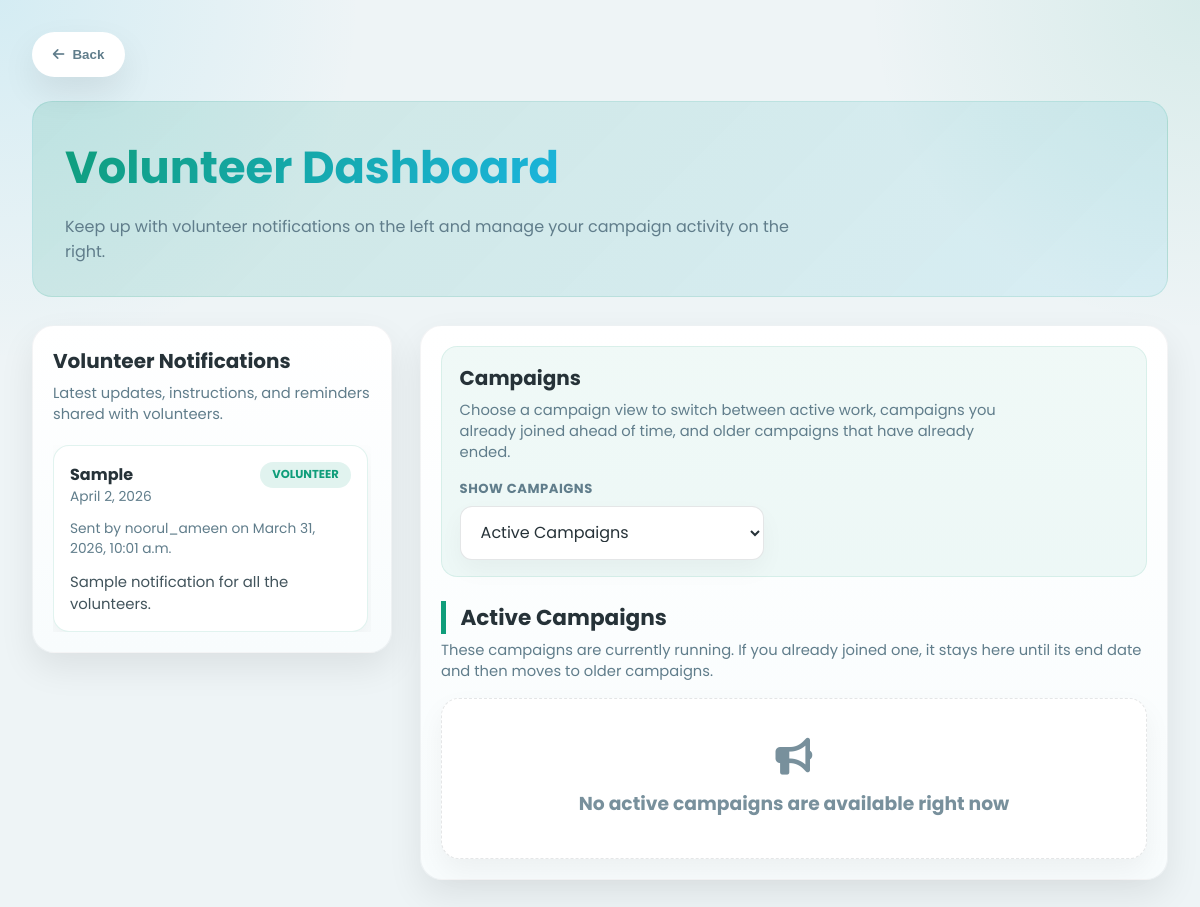
The page /volunteer/dashboard/ (signed in) on the database as committed earlier.
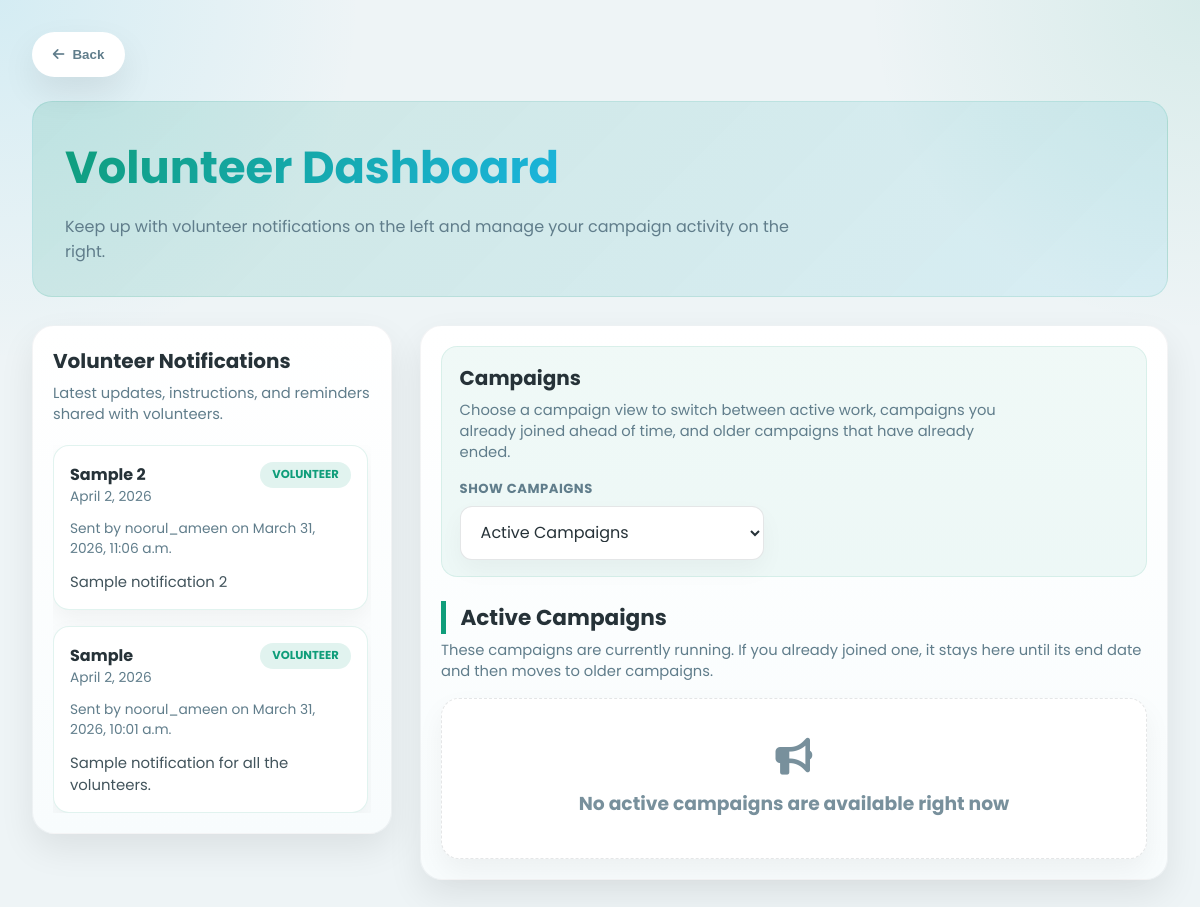
The same page on the database as committed later.
### volunteer/models.py (models this page shows, shortened)
class Volunteer_Notifications(models.Model):
    title = models.CharField(max_length=255)
    description = models.TextField()
    date = models.DateField()
    send_date = models.DateTimeField(auto_now_add=True)
    sent_by = models.ForeignKey(
        User,
        on_delete=models.SET_NULL,
        null=True,
        blank=True,
        related_name="volunteer_notifications_sent"
    )

### volunteer/views.py (the view)
# urls.py: path('dashboard/', views.volunteer_dashboard, name='volunteer_dashboard'),
@login_required
def volunteer_dashboard(request):
    today = timezone.localdate()
    volunteer = Volunteer.objects.filter(user=request.user, is_approved=True, declined=False).first()
    if not volunteer:
        return redirect("volunteer:join_volunteer")
    active_campaigns = Campaign.objects.filter(
        start_date__lte=today,
        end_date__gte=today
    ).order_by("end_date", "start_date", "-created_on")
    enrolled_campaign_ids = set(
        CampaignEnrollment.objects.filter(user=request.user).values_list("campaign_id", flat=True)
    )
    enrolled_upcoming_campaigns = Campaign.objects.filter(
        id__in=enrolled_campaign_ids,
        start_date__gt=today
    ).order_by("start_date", "end_date", "-created_on")
    older_campaigns = Campaign.objects.filter(
        end_date__lt=today
    ).order_by("-end_date", "-created_on")
    volunteer_notifications = Volunteer_Notifications.objects.order_by("-date", "-send_date")
    return render(request, "dashboard/volunteer_dashboard.html", {
        "active_campaigns": active_campaigns,
        "enrolled_upcoming_campaigns": enrolled_upcoming_campaigns,
        "older_campaigns": older_campaigns,
        "enrolled_campaign_ids": enrolled_campaign_ids,
        "volunteer_notifications": volunteer_notifications,
    })

### templates/dashboard/volunteer_dashboard.html (shortened to what the changed rows need)
<!DOCTYPE html>
<html lang="en">
{% load static %}
<head>
    <link rel="stylesheet" href="https://cdnjs.cloudflare.com/ajax/libs/font-awesome/6.4.0/css/all.min.css">
</head>
<body>
    <div class="container">
        <header class="page-header">
            <h1>Volunteer Dashboard</h1>
        </header>
        <div class="dashboard-layout">
            <aside class="side-panel">
                <h2 class="panel-title">Volunteer Notifications</h2>
                {% if volunteer_notifications %}
                <div class="notification-stack">
                    {% for notification in volunteer_notifications %}
                    <div class="notification-card">
                        <div class="notification-top">
                            <div>
                                <div class="notification-title">{{ notification.title }}</div>
                                <div class="notification-date">{{ notification.date }}</div>
                            </div>
                            <span class="notification-tag">Volunteer</span>
                        </div>
                        <div class="notification-meta">
                            {% if notification.sent_by %}
                                Sent by {{ notification.sent_by.username }}
                            {% else %}
                                Sent by Admin
                            {% endif %}
                            on {{ notification.send_date }}
                        </div>
                        <div class="notification-description">{{ notification.description }}</div>
                    </div>
                    {% endfor %}
                </div>
                {% else %}
                <div class="empty-state">
                    <i class="fas fa-bell"></i>
                    <h3>No volunteer notifications yet</h3>
                </div>
                {% endif %}
            </aside>
            <main class="main-panel">
                <div class="campaign-filter-bar">
                    <div class="campaign-filter-copy">
                        <h2 class="panel-title">Campaigns</h2>
                    </div>
                </div>
                <section class="campaign-section" data-campaign-view="active">
                    <div class="section-header">
                        <h2 class="section-title">Active Campaigns</h2>
                    </div>
                </section>
            </main>
        </div>
    </div>
</body>
</html>

Rows that differ between the two databases and show on the page:
added Volunteer_Notifications: title "Sample 2", date "April 2, 2026", sent_by.username "noorul_ameen", send_date "March 31, 2026, 11:06 a.m.", description "Sample notification 2"
